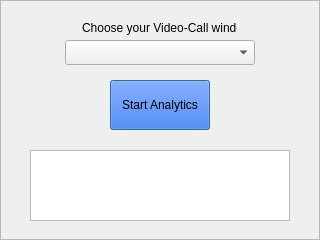
<?xml version="1.0" encoding="UTF-8"?>
<ui version="4.0">
 <class>Dialog</class>
 <widget class="QDialog" name="Dialog">
  <property name="geometry">
   <rect>
    <x>0</x>
    <y>0</y>
    <width>320</width>
    <height>240</height>
   </rect>
  </property>
  <property name="windowTitle">
   <string>Dialog</string>
  </property>
  <widget class="QFrame" name="frame">
   <property name="geometry">
    <rect>
     <x>0</x>
     <y>0</y>
     <width>320</width>
     <height>240</height>
    </rect>
   </property>
   <property name="frameShape">
    <enum>QFrame::StyledPanel</enum>
   </property>
   <property name="frameShadow">
    <enum>QFrame::Raised</enum>
   </property>
   <widget class="QComboBox" name="box_selection">
    <property name="geometry">
     <rect>
      <x>65</x>
      <y>40</y>
      <width>190</width>
      <height>25</height>
     </rect>
    </property>
   </widget>
   <widget class="QPushButton" name="btn_start">
    <property name="geometry">
     <rect>
      <x>110</x>
      <y>80</y>
      <width>100</width>
      <height>50</height>
     </rect>
    </property>
    <property name="palette">
     <palette>
      <active>
       <colorrole role="Button">
        <brush brushstyle="SolidPattern">
         <color alpha="255">
          <red>0</red>
          <green>85</green>
          <blue>255</blue>
         </color>
        </brush>
       </colorrole>
      </active>
      <inactive>
       <colorrole role="Button">
        <brush brushstyle="SolidPattern">
         <color alpha="255">
          <red>0</red>
          <green>85</green>
          <blue>255</blue>
         </color>
        </brush>
       </colorrole>
      </inactive>
      <disabled>
       <colorrole role="Button">
        <brush brushstyle="SolidPattern">
         <color alpha="255">
          <red>0</red>
          <green>85</green>
          <blue>255</blue>
         </color>
        </brush>
       </colorrole>
      </disabled>
     </palette>
    </property>
    <property name="text">
     <string>Start Analytics</string>
    </property>
   </widget>
   <widget class="QLabel" name="label">
    <property name="geometry">
     <rect>
      <x>82</x>
      <y>20</y>
      <width>155</width>
      <height>16</height>
     </rect>
    </property>
    <property name="text">
     <string>Choose your Video-Call window:</string>
    </property>
   </widget>
   <widget class="QTextBrowser" name="box_results">
    <property name="geometry">
     <rect>
      <x>30</x>
      <y>150</y>
      <width>260</width>
      <height>71</height>
     </rect>
    </property>
    <property name="html">
     <string>&lt;!DOCTYPE HTML PUBLIC &quot;-//W3C//DTD HTML 4.0//EN&quot; &quot;http://www.w3.org/TR/REC-html40/strict.dtd&quot;&gt;
&lt;html&gt;&lt;head&gt;&lt;meta name=&quot;qrichtext&quot; content=&quot;1&quot; /&gt;&lt;style type=&quot;text/css&quot;&gt;
p, li { white-space: pre-wrap; }
&lt;/style&gt;&lt;/head&gt;&lt;body style=&quot; font-family:'MS Shell Dlg 2'; font-size:8.25pt; font-weight:400; font-style:normal;&quot;&gt;
&lt;p align=&quot;center&quot; style=&quot;-qt-paragraph-type:empty; margin-top:0px; margin-bottom:0px; margin-left:0px; margin-right:0px; -qt-block-indent:0; text-indent:0px;&quot;&gt;&lt;br /&gt;&lt;/p&gt;&lt;/body&gt;&lt;/html&gt;</string>
    </property>
   </widget>
  </widget>
 </widget>
 <resources/>
 <connections/>
</ui>
